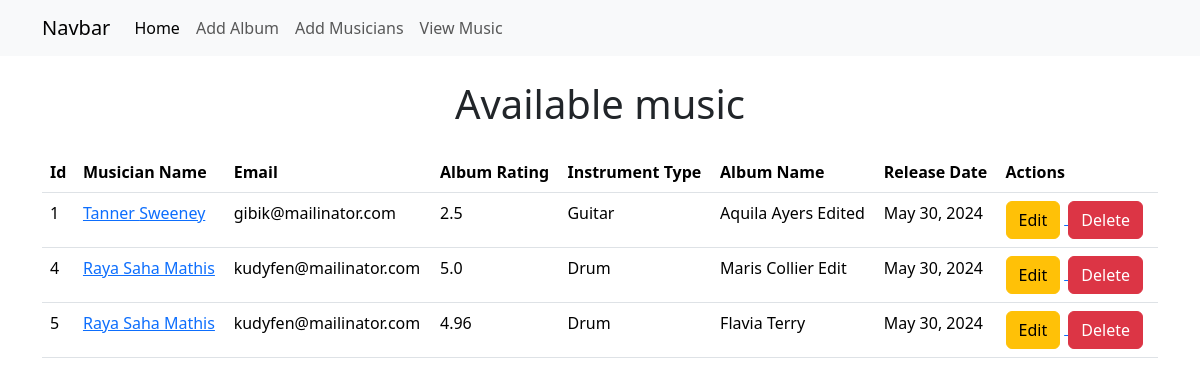
The page /musician/view-musics/ on the database as committed earlier.
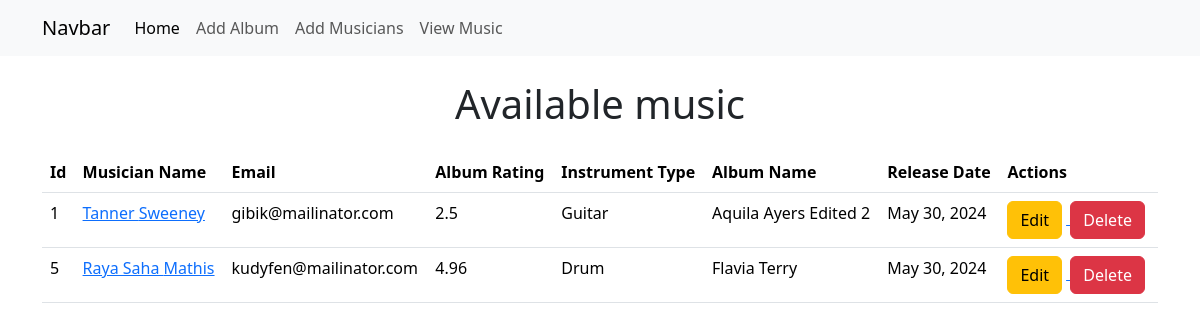
The same page on the database as committed later.
### musicians/models.py (models this page shows, shortened)
class Album(models.Model):
    album_name = models.CharField(max_length=255)
    release_date = models.DateField(auto_now_add=True)
    rating = models.FloatField(
        validators=[MaxValueValidator(5.0), MinValueValidator(0.0)])
    musician = models.ForeignKey(Musician, on_delete=models.CASCADE)

class Musician(models.Model):
    first_name = models.CharField(
        max_length=255, error_messages="Name can't be more than 255 characters")
    last_name = models.CharField(
        max_length=255, error_messages="Name can't be more than 255 characters")
    email = models.EmailField(
        unique=True, error_messages="Email must be unique and valid")
    phone_number = models.CharField(
        max_length=11, error_messages="Phone number must be 11 digits")
    instrument = models.CharField(max_length=50, choices=instruments_choices)

### musicians/views.py (the view)
# urls.py: path('view-musics/', views.view_musics, name="view_musics"),
def view_musics(request):
    data = Album.objects.all()
    return render(request, 'viewMusics.html', {'data': data})

### musicians/templates/viewMusics.html
{% extends "base.html" %}
{% block mainContent %}
    <section class="container">
        <h1 class="text-center my-4">Available music</h1>
        <table class="table">
            <thead>
                <tr>
                    <th scope="col">Id</th>
                    <th scope="col">Musician Name</th>
                    <th scope="col">Email</th>
                    <th scope="col">Album Rating</th>
                    <th scope="col">Instrument Type</th>
                    <th scope="col">Album Name</th>
                    <th scope="col">Release Date</th>
                    <th scope="col">Actions</th>
                </tr>
            </thead>
            <tbody>
                {% for album in data %}
                    <tr>
                        <td scope="col">{{ album.id }}</td>
                        <td scope="col">
                            <a href="{% url "edit_musician" album.musician.id %}">{{ album.musician.first_name }} {{ album.musician.last_name }}</a>
                        </td>
                        <td scope="col">{{ album.musician.email }}</td>
                        <td scope="col">{{ album.rating }}</td>
                        <td scope="col">{{ album.musician.instrument }}</td>
                        <td scope="col">{{ album.album_name }}</td>
                        <td scope="col">{{ album.release_date }}</td>
                        <td scope="col">
                            <a href="{% url "edit_album" album.id %}">
                                <button class="btn me-1 btn-warning">Edit</button>
                            </a>
                            <a href="{% url "delete_album" album.id %}">
                                <button class="btn me-1 btn-danger">Delete</button>
                            </a>
                        </td>
                    </tr>
                {% endfor %}
            </tbody>
        </table>
    </section>
{% endblock mainContent %}

### templates/base.html (shortened to what this page needs)
<!DOCTYPE html>
<html lang="en">
    <head>
        <link href="https://cdn.jsdelivr.net/npm/bootstrap@5.3.3/dist/css/bootstrap.min.css"
              rel="stylesheet"
>
    </head>
    <body>
        <nav class="navbar navbar-expand-lg bg-body-tertiary">
            <div class="container">
                <a class="navbar-brand" href="{% url "homePage" %}">Navbar</a>
                <div class="collapse navbar-collapse" id="navbarSupportedContent">
                    <ul class="navbar-nav me-auto mb-2 mb-lg-0">
                        <li class="nav-item">
                            <a class="nav-link active"
                               aria-current="page"
                               href="{% url "homePage" %}">Home</a>
                        </li>
                        <li class="nav-item">
                            <a class="nav-link" href="{% url "add_album" %}">Add Album</a>
                        </li>
                        <li class="nav-item">
                            <a class="nav-link" href="{% url "add_musicians" %}">Add Musicians</a>
                        </li>
                        <li class="nav-item">
                            <a class="nav-link" href="{% url "view_musics" %}">View Music</a>
                        </li>
                    </ul>
                </div>
            </div>
        </nav>
        {% block mainContent %}
        {% endblock mainContent %}
    </body>
</html>

Rows that differ between the two databases and show on the page:
removed Album: id "4", musician.first_name "Raya Saha", musician.last_name "Mathis", musician.email "kudyfen@mailinator.com", rating "5.0", musician.instrument "Drum", album_name "Maris Collier Edit", release_date "May 30, 2024"
changed Album "Tanner": album_name "Aquila Ayers Edited" → "Aquila Ayers Edited 2"
